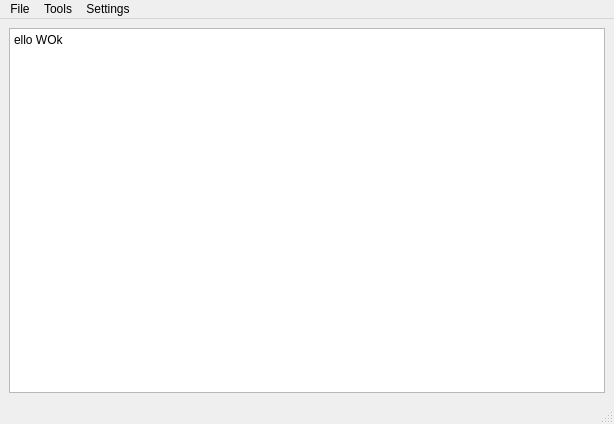
<?xml version="1.0" encoding="UTF-8"?>
<ui version="4.0">
 <class>MainWindow</class>
 <widget class="QMainWindow" name="MainWindow">
  <property name="geometry">
   <rect>
    <x>0</x>
    <y>0</y>
    <width>614</width>
    <height>424</height>
   </rect>
  </property>
  <property name="windowTitle">
   <string>MainWindow</string>
  </property>
  <widget class="QWidget" name="centralwidget">
   <layout class="QGridLayout" name="gridLayout">
    <item row="0" column="0">
     <widget class="QTextBrowser" name="textBrowser">
      <property name="html">
       <string>&lt;!DOCTYPE HTML PUBLIC &quot;-//W3C//DTD HTML 4.0//EN&quot; &quot;http://www.w3.org/TR/REC-html40/strict.dtd&quot;&gt;
&lt;html&gt;&lt;head&gt;&lt;meta name=&quot;qrichtext&quot; content=&quot;1&quot; /&gt;&lt;meta charset=&quot;utf-8&quot; /&gt;&lt;style type=&quot;text/css&quot;&gt;
p, li { white-space: pre-wrap; }
hr { height: 1px; border-width: 0; }
li.unchecked::marker { content: &quot;\2610&quot;; }
li.checked::marker { content: &quot;\2612&quot;; }
&lt;/style&gt;&lt;/head&gt;&lt;body style=&quot; font-family:'Segoe UI'; font-size:9pt; font-weight:400; font-style:normal;&quot;&gt;
&lt;p style=&quot; margin-top:0px; margin-bottom:0px; margin-left:0px; margin-right:0px; -qt-block-indent:0; text-indent:0px;&quot;&gt;ello WOk&lt;/p&gt;&lt;/body&gt;&lt;/html&gt;</string>
      </property>
     </widget>
    </item>
   </layout>
  </widget>
  <widget class="QMenuBar" name="menubar">
   <property name="geometry">
    <rect>
     <x>0</x>
     <y>0</y>
     <width>614</width>
     <height>21</height>
    </rect>
   </property>
   <widget class="QMenu" name="menuFile">
    <property name="title">
     <string>File</string>
    </property>
    <addaction name="actionExit"/>
   </widget>
   <widget class="QMenu" name="menuTools">
    <property name="title">
     <string>Tools</string>
    </property>
   </widget>
   <widget class="QMenu" name="menuSettings">
    <property name="title">
     <string>Settings</string>
    </property>
    <widget class="QMenu" name="menuPort">
     <property name="title">
      <string>Port</string>
     </property>
    </widget>
    <widget class="QMenu" name="menuBaud">
     <property name="title">
      <string>Baud</string>
     </property>
     <addaction name="action4800_bps"/>
     <addaction name="action9600_bps"/>
     <addaction name="action19200_bps"/>
     <addaction name="action38400_bps"/>
     <addaction name="action57600_bps"/>
     <addaction name="action115200_bps"/>
     <addaction name="action23400_bps"/>
     <addaction name="action921600_bps"/>
     <addaction name="action921600_bps_2"/>
     <addaction name="action2000000bps"/>
    </widget>
    <addaction name="menuPort"/>
    <addaction name="menuBaud"/>
    <addaction name="actionConnect"/>
   </widget>
   <addaction name="menuFile"/>
   <addaction name="menuTools"/>
   <addaction name="menuSettings"/>
  </widget>
  <widget class="QStatusBar" name="statusbar"/>
  <action name="actionExit">
   <property name="icon">
    <iconset resource="resources.qrc">
     <normaloff>:/images/images/close.png</normaloff>:/images/images/close.png</iconset>
   </property>
   <property name="text">
    <string>Exit</string>
   </property>
  </action>
  <action name="action4800_bps">
   <property name="checkable">
    <bool>true</bool>
   </property>
   <property name="text">
    <string>4800</string>
   </property>
  </action>
  <action name="action9600_bps">
   <property name="checkable">
    <bool>true</bool>
   </property>
   <property name="text">
    <string>9600</string>
   </property>
  </action>
  <action name="action19200_bps">
   <property name="checkable">
    <bool>true</bool>
   </property>
   <property name="text">
    <string>19200</string>
   </property>
  </action>
  <action name="action38400_bps">
   <property name="checkable">
    <bool>true</bool>
   </property>
   <property name="text">
    <string>38400</string>
   </property>
  </action>
  <action name="action57600_bps">
   <property name="checkable">
    <bool>true</bool>
   </property>
   <property name="text">
    <string>57600</string>
   </property>
  </action>
  <action name="action115200_bps">
   <property name="checkable">
    <bool>true</bool>
   </property>
   <property name="text">
    <string>115200</string>
   </property>
  </action>
  <action name="action23400_bps">
   <property name="checkable">
    <bool>true</bool>
   </property>
   <property name="text">
    <string>23400</string>
   </property>
  </action>
  <action name="action921600_bps">
   <property name="checkable">
    <bool>true</bool>
   </property>
   <property name="text">
    <string>500000</string>
   </property>
  </action>
  <action name="action921600_bps_2">
   <property name="checkable">
    <bool>true</bool>
   </property>
   <property name="text">
    <string>921600</string>
   </property>
  </action>
  <action name="action2000000bps">
   <property name="checkable">
    <bool>true</bool>
   </property>
   <property name="text">
    <string>2000000</string>
   </property>
  </action>
  <action name="actionConnect">
   <property name="text">
    <string>Connect</string>
   </property>
  </action>
 </widget>
 <resources>
  <include location="resources.qrc"/>
 </resources>
 <connections>
  <connection>
   <sender>actionExit</sender>
   <signal>triggered()</signal>
   <receiver>MainWindow</receiver>
   <slot>close()</slot>
   <hints>
    <hint type="sourcelabel">
     <x>-1</x>
     <y>-1</y>
    </hint>
    <hint type="destinationlabel">
     <x>306</x>
     <y>211</y>
    </hint>
   </hints>
  </connection>
 </connections>
</ui>
